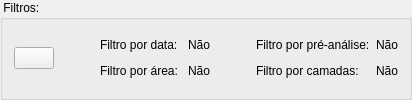
               <widget class="QGroupBox" name="groupBox_24">
                <property name="title">
                 <string> Filtros: </string>
                </property>
                <layout class="QGridLayout" name="gridLayout_15">
                 <property name="topMargin">
                  <number>0</number>
                 </property>
                 <property name="bottomMargin">
                  <number>0</number>
                 </property>
                 <item row="0" column="1">
                  <spacer>
                   <property name="orientation">
                    <enum>Qt::Horizontal</enum>
                   </property>
                   <property name="sizeHint" stdset="0">
                    <size>
                     <width>40</width>
                     <height>20</height>
                    </size>
                   </property>
                  </spacer>
                 </item>
                 <item row="0" column="2">
                  <layout class="QGridLayout" name="gridLayout_36">
                   <item row="0" column="0">
                    <widget class="QLabel" name="label_38">
                     <property name="text">
                      <string>Filtro por data: </string>
                     </property>
                    </widget>
                   </item>
                   <item row="0" column="1">
                    <widget class="QLabel" name="dateFilterLabel">
                     <property name="text">
                      <string>Não</string>
                     </property>
                    </widget>
                   </item>
                   <item row="0" column="2">
                    <spacer>
                     <property name="orientation">
                      <enum>Qt::Horizontal</enum>
                     </property>
                     <property name="sizeHint" stdset="0">
                      <size>
                       <width>40</width>
                       <height>20</height>
                      </size>
                     </property>
                    </spacer>
                   </item>
                   <item row="0" column="3">
                    <widget class="QLabel" name="label_45">
                     <property name="text">
                      <string>Filtro por pré-análise:</string>
                     </property>
                    </widget>
                   </item>
                   <item row="0" column="4">
                    <widget class="QLabel" name="preAnalysisLabel">
                     <property name="text">
                      <string>Não</string>
                     </property>
                    </widget>
                   </item>
                   <item row="1" column="0">
                    <widget class="QLabel" name="label_43">
                     <property name="text">
                      <string>Filtro por área: </string>
                     </property>
                    </widget>
                   </item>
                   <item row="1" column="1">
                    <widget class="QLabel" name="areaFilterLabel">
                     <property name="styleSheet">
                      <string/>
                     </property>
                     <property name="text">
                      <string>Não</string>
                     </property>
                    </widget>
                   </item>
                   <item row="1" column="2">
                    <spacer>
                     <property name="orientation">
                      <enum>Qt::Horizontal</enum>
                     </property>
                     <property name="sizeHint" stdset="0">
                      <size>
                       <width>40</width>
                       <height>20</height>
                      </size>
                     </property>
                    </spacer>
                   </item>
                   <item row="1" column="3">
                    <widget class="QLabel" name="label_47">
                     <property name="text">
                      <string>Filtro por camadas:</string>
                     </property>
                    </widget>
                   </item>
                   <item row="1" column="4">
                    <widget class="QLabel" name="bandFilterLabel">
                     <property name="text">
                      <string>Não</string>
                     </property>
                    </widget>
                   </item>
                  </layout>
                 </item>
                 <item row="0" column="0">
                  <widget class="QPushButton" name="filterGridBtn">
                   <property name="enabled">
                    <bool>true</bool>
                   </property>
                   <property name="toolTip">
                    <string>&lt;html&gt;&lt;head&gt;&lt;meta name=&quot;qrichtext&quot; content=&quot;1&quot; /&gt;&lt;style type=&quot;text/css&quot;&gt;
p, li { white-space: pre-wrap; }
&lt;/style&gt;&lt;/head&gt;&lt;body style=&quot; font-family:'MS Shell Dlg 2'; font-size:8.25pt; font-weight:400; font-style:normal;&quot;&gt;
&lt;p style=&quot; margin-top:0px; margin-bottom:0px; margin-left:0px; margin-right:0px; -qt-block-indent:0; text-indent:0px; font-size:8pt;&quot;&gt;Filtrar dados&lt;/p&gt;&lt;/body&gt;&lt;/html&gt;</string>
                   </property>
                   <property name="text">
                    <string/>
                   </property>
                   <property name="icon">
                    <iconset theme="filter">
                     <normaloff/>
                    </iconset>
                   </property>
                  </widget>
                 </item>
                </layout>
               </widget>
